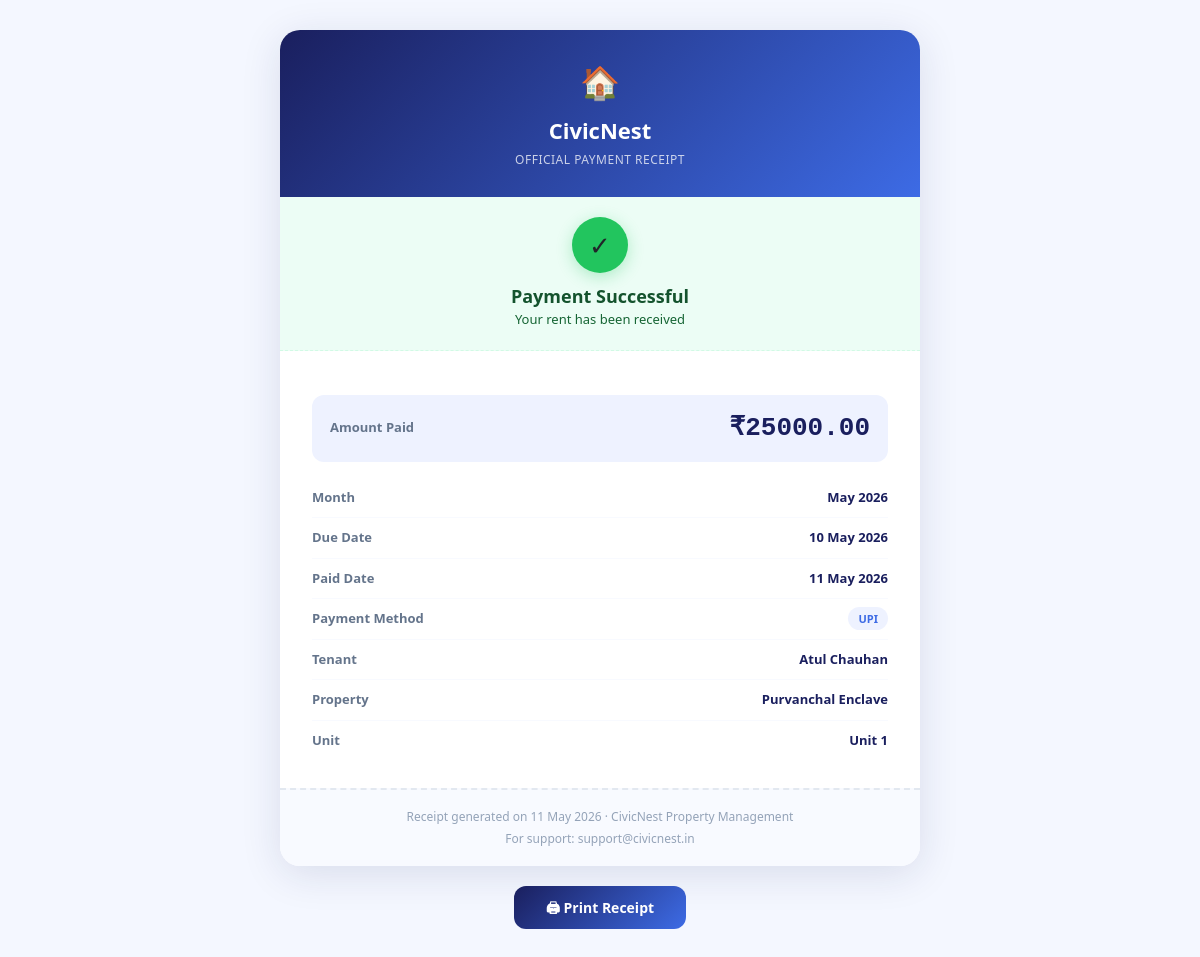
Screenshot of /tenant/receipt/1/ (signed in) with the database file from the repository.
### core/models.py (models this page shows, shortened)
class RentPayment(models.Model):
    STATUS_CHOICES = [('paid','Paid'),('pending','Pending'),('overdue','Overdue'),('partial','Partial')]
    METHOD_CHOICES = [('upi','UPI'),('bank_transfer','Bank Transfer'),('cash','Cash'),('cheque','Cheque'),('razorpay','Razorpay')]
    lease = models.ForeignKey(Lease, on_delete=models.CASCADE, related_name='payments')
    amount = models.DecimalField(max_digits=10, decimal_places=2)
    due_date = models.DateField()
    paid_date = models.DateField(null=True, blank=True)
    status = models.CharField(max_length=20, choices=STATUS_CHOICES, default='pending')
    payment_method = models.CharField(max_length=20, choices=METHOD_CHOICES, blank=True)
    transaction_id = models.CharField(max_length=100, blank=True)
    razorpay_order_id = models.CharField(max_length=100, blank=True)
    razorpay_payment_id = models.CharField(max_length=100, blank=True)
    razorpay_signature = models.CharField(max_length=300, blank=True)
    month_year = models.CharField(max_length=20)
    late_fee = models.DecimalField(max_digits=8, decimal_places=2, default=0)
    notes = models.TextField(blank=True)
    created_at = models.DateTimeField(auto_now_add=True)

class Lease(models.Model):
    STATUS_CHOICES = [('active','Active'),('expired','Expired'),('terminated','Terminated'),('pending','Pending')]
    unit = models.ForeignKey(Unit, on_delete=models.CASCADE, related_name='leases')
    tenant = models.ForeignKey(User, on_delete=models.CASCADE, related_name='leases')
    owner = models.ForeignKey(User, on_delete=models.CASCADE, related_name='owner_leases')
    start_date = models.DateField()
    end_date = models.DateField()
    monthly_rent = models.DecimalField(max_digits=10, decimal_places=2)
    security_deposit = models.DecimalField(max_digits=10, decimal_places=2, default=0)
    status = models.CharField(max_length=20, choices=STATUS_CHOICES, default='active')
    terms = models.TextField(blank=True)
    created_at = models.DateTimeField(auto_now_add=True)

class Unit(models.Model):
    property = models.ForeignKey(Property, on_delete=models.CASCADE, related_name='units')
    unit_number = models.CharField(max_length=20)
    floor = models.CharField(max_length=10, blank=True)
    bedrooms = models.PositiveIntegerField(default=1)
    bathrooms = models.PositiveIntegerField(default=1)
    area_sqft = models.PositiveIntegerField(default=0)
    monthly_rent = models.DecimalField(max_digits=10, decimal_places=2)
    security_deposit = models.DecimalField(max_digits=10, decimal_places=2, default=0)
    is_occupied = models.BooleanField(default=False)
    amenities = models.CharField(max_length=300, blank=True)

class Property(models.Model):
    TYPE_CHOICES = [('apartment','Apartment'),('villa','Villa'),('commercial','Commercial'),('pg','PG/Hostel')]
    owner = models.ForeignKey(User, on_delete=models.CASCADE, related_name='properties')
    name = models.CharField(max_length=200)
    address = models.TextField()
    city = models.CharField(max_length=100)
    state = models.CharField(max_length=100)
    pincode = models.CharField(max_length=10)
    property_type = models.CharField(max_length=20, choices=TYPE_CHOICES, default='apartment')
    total_units = models.PositiveIntegerField(default=1)
    description = models.TextField(blank=True)
    society_admin = models.ForeignKey(User, on_delete=models.SET_NULL, null=True, blank=True, related_name='managed_properties')
    is_active = models.BooleanField(default=True)
    created_at = models.DateTimeField(auto_now_add=True)

### accounts/models.py (models this page shows, shortened)
class User(AbstractUser):
    ROLE_CHOICES = [
        ('admin','Platform Admin'),
        ('owner','Property Owner'),
        ('tenant','Tenant'),
        ('society_admin','Society Admin'),
    ]
    role = models.CharField(max_length=20, choices=ROLE_CHOICES, default='tenant')
    phone = models.CharField(max_length=15, blank=True)
    avatar_initials = models.CharField(max_length=3, blank=True)
    profile_photo = models.ImageField(upload_to='avatars/', blank=True, null=True)

### core/views.py (the view)
# urls.py: path('tenant/receipt/<int:pay_id>/', views.payment_receipt, name='payment_receipt'),
@login_required
def payment_receipt(request, pay_id):
    payment = get_object_or_404(RentPayment, id=pay_id, lease__tenant=request.user, status="paid")
    return render(request, "tenant/receipt.html", {"payment": payment})

### templates/tenant/receipt.html (shortened to what this page needs)
<!DOCTYPE html>
<html lang="en">
<head>
<link href="https://cdn.jsdelivr.net/npm/bootstrap@5.3.3/dist/css/bootstrap.min.css" rel="stylesheet">
</head>
<body>
<div class="receipt">
  <div class="r-header">
    <div class="r-logo">🏠</div>
    <div class="r-brand">CivicNest</div>
    <div class="r-sub">OFFICIAL PAYMENT RECEIPT</div>
  </div>
  <div class="r-success">
    <div class="r-check">✓</div>
    <div class="r-success-title">Payment Successful</div>
    <div class="r-success-sub">Your rent has been received</div>
  </div>
  <div class="r-body">
    <div class="r-amt-row">
      <div class="r-amt-lbl">Amount Paid</div>
      <div class="r-amt-val">₹{{ payment.amount }}</div>
    </div>
    <div class="r-row"><span class="r-lbl">Month</span><span class="r-val">{{ payment.month_year }}</span></div>
    <div class="r-row"><span class="r-lbl">Due Date</span><span class="r-val">{{ payment.due_date|date:"d M Y" }}</span></div>
    <div class="r-row"><span class="r-lbl">Paid Date</span><span class="r-val">{{ payment.paid_date|date:"d M Y" }}</span></div>
    <div class="r-row"><span class="r-lbl">Payment Method</span><span class="r-val"><span class="badge-rzp">{{ payment.get_payment_method_display }}</span></span></div>
    <div class="r-row"><span class="r-lbl">Tenant</span><span class="r-val">{{ payment.lease.tenant.get_full_name }}</span></div>
    <div class="r-row"><span class="r-lbl">Property</span><span class="r-val">{{ payment.lease.unit.property.name }}</span></div>
    <div class="r-row"><span class="r-lbl">Unit</span><span class="r-val">Unit {{ payment.lease.unit.unit_number }}</span></div>
  </div>
  <div class="r-footer">
    <p>Receipt generated on {{ payment.paid_date|date:"d M Y" }} · CivicNest Property Management</p>
    <p style="margin-top:4px">For support: support@civicnest.in</p>
  </div>
</div>
<button class="print-btn" onclick="window.print()">🖨 Print Receipt</button>
</body>
</html>

### templates/tenant/receipt.html (style rules this page uses)
body { background:#F4F7FF;font-family:'Segoe UI',sans-serif;padding:30px }
.receipt { max-width:640px;margin:0 auto;background:#fff;border-radius:20px;box-shadow:0 8px 40px rgba(26,31,94,.12);overflow:hidden }
.r-header { background:linear-gradient(135deg,#1A1F5E,#3D6BE5);padding:28px 32px;color:#fff;text-align:center }
.r-logo { font-size:32px;margin-bottom:8px }
.r-brand { font-size:22px;font-weight:800;margin-bottom:4px }
.r-sub { font-size:12px;opacity:.75;letter-spacing:.5px }
.r-success { background:#ECFDF5;padding:20px 32px;text-align:center;border-bottom:1px dashed #D1FAE5 }
.r-check { width:56px;height:56px;background:#22C55E;border-radius:50%;display:flex;align-items:center; justify-content:center;font-size:26px;margin:0 auto 10px;box-shadow:0 4px 16px rgba(34,197,94,.3) }
.r-success-title { font-size:18px;font-weight:800;color:#14532D }
.r-success-sub { font-size:13px;color:#166534 }
.r-body { padding:28px 32px }
.r-row { display:flex;justify-content:space-between;padding:10px 0;border-bottom:1px solid #F8FAFF }
.r-row:last-child { border-bottom:none }
.r-lbl { font-size:13px;color:#64748B;font-weight:600 }
.r-val { font-size:13px;font-weight:700;color:#1A1F5E;text-align:right }
.r-amt-row { background:#EEF2FF;border-radius:12px;padding:14px 18px;margin:16px 0;display:flex;justify-content:space-between;align-items:center }
.r-amt-lbl { font-size:13px;color:#64748B;font-weight:700 }
.r-amt-val { font-size:26px;font-weight:900;color:#1A1F5E;font-family:monospace }
.r-footer { background:#F8FAFF;padding:18px 32px;text-align:center;border-top:2px dashed #E2E8F0 }
.r-footer p { font-size:12px;color:#94A3B8;margin:0 }
.badge-rzp { background:#EEF2FF;color:#3D6BE5;font-size:11px;font-weight:700;padding:4px 10px;border-radius:20px }
.print-btn { margin:20px auto;display:block;padding:11px 32px;background:linear-gradient(135deg,#1A1F5E,#3D6BE5); color:#fff;border:none;border-radius:12px;font-size:14px;font-weight:700;cursor:pointer }

### rows the page displays
RentPayment: amount "25000.00", month_year "May 2026", due_date "10 May 2026", paid_date "11 May 2026", payment_method "UPI", lease.tenant.get_full_name "Atul Chauhan", lease.unit.property.name "Purvanchal Enclave", lease.unit.unit_number "1"
